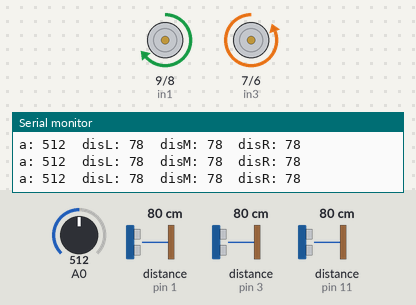
Bench run of a sketch on a simulated Arduino Uno, built with avr-gcc and run on an emulated ATmega328P. On the bench: motor-driver pin pairs drawn as motors (green arrow = first pin HIGH = forward, orange = second pin HIGH = backward, longer = more drive, scaled by the enable pin), the last lines printed to the serial monitor. Wiring (inferred from the names in the program): 3 × ultrasonic range finder: trigger pin 2, echo pin 1 / trigger pin 4, echo pin 3 / trigger pin 12, echo pin 11. Inputs (shaded band) come from the test bench; at power-on: A0 = 512, distance to the obstacle (sensors on pin 1, pin 3, pin 11) 80 cm. The echo pulse lasts 58.3 µs per cm.

Above: at 1.2 s.
1.3 s: A0 set to 426
4.3 s: A0 set to 402
At 5.5 s:
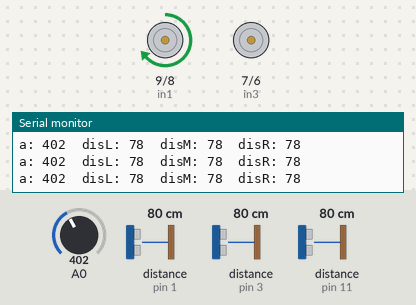
5.8 s: A0 set to 380
At 6.2 s:
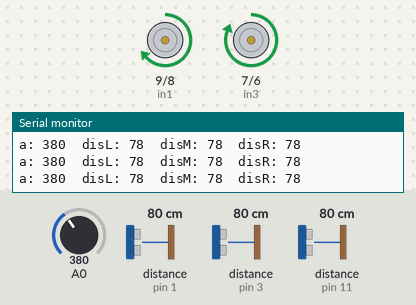
7.3 s: distance to the obstacle (sensor on pin 1) set to 2 cm
10.3 s: distance to the obstacle (sensor on pin 3) set to 2 cm
At 11.0 s:
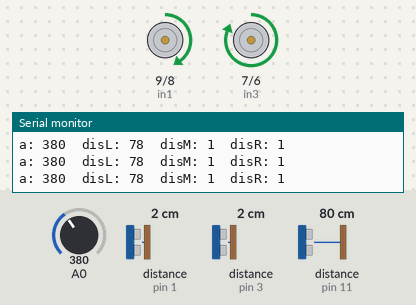
11.8 s: distance to the obstacle (sensor on pin 11) set to 36 cm
14.8 s: distance to the obstacle (sensor on pin 11) set to 28 cm
At 15.4 s:
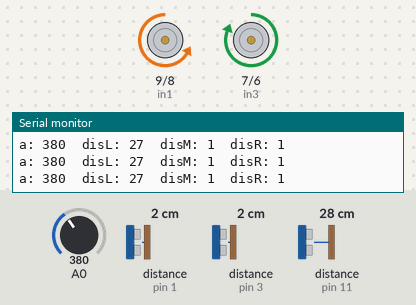
Timing chart, 0 to 17.3 s (numbered marks = the images above; inputs shaded):
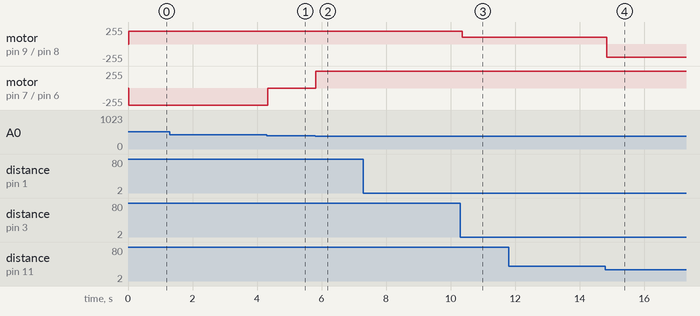

The sketch:

machine_v0.9.ino
```cpp
//акселерометр
//#include "Wire.h"
//#define MPU 0x68

// задній моторчик
#define enA 10
#define in1 9
#define in2 8

// передній моторчик
#define enB 5
#define in3 7
#define in4 6

// лівий ультразвуковий датчик
#define trigL 12
#define echoL 11

// правий ультразвуковий датчик
#define trigR 4
#define echoR 3

// середній ультразвуковий датчик
#define trigM 2
#define echoM 1

void setup(){
  //Wire.begin();
  //Піни моторчика на вихід
  pinMode(enA, OUTPUT);
  pinMode(enB, OUTPUT);
  pinMode(in1, OUTPUT);
  pinMode(in2, OUTPUT);
  pinMode(in3, OUTPUT);
  pinMode(in4, OUTPUT);
  //Піни 'тріг' на вихід, 'ехо' на вхід
  pinMode(trigL, OUTPUT);
  pinMode(trigR, OUTPUT);
  pinMode(trigM, OUTPUT);
  pinMode(echoL, INPUT);
  pinMode(echoR, INPUT);
  pinMode(echoM, INPUT);
  //pinMode(A0, INPUT);
  //акселерометр
  Serial.begin(9600);
}

void loop(){
  driver();
}

void driver(){
  //int16_t ac_x = accelerometr();
  byte impL_dis = leftUS();
  byte impM_dis = middleUS();
  byte impR_dis = rightUS();

  //Serial.print("ac_x: "); Serial.print(ac_x); Serial.print("\t");
  Serial.print("a: "); Serial.print(analogRead(A0)); Serial.print("\t");
  Serial.print("disL: "); Serial.print(impL_dis); Serial.print("\t");
  Serial.print("disM: "); Serial.print(impM_dis); Serial.print("\t");
  Serial.print("disR: "); Serial.print(impR_dis); Serial.print("\n");

  if((impL_dis > 30 && impM_dis > 30 && impR_dis > 30) || (impL_dis <= 30 && impM_dis > 30 && impR_dis <= 30)) {
    forward(190);
    stabilization();
  }

  else if(impL_dis <= 30 && impM_dis <= 30 && impR_dis > 30){
    forward(100);
    right(255);
  }

  else if(impL_dis > 30 && impM_dis <= 30 && impR_dis <= 30){
    forward(100);
    left(255);
  }

  else if(impL_dis <= 30 && impM_dis <= 30 && impR_dis <= 30){
    back(200);
  }

  else if(impL_dis > 30 && impM_dis <= 10 && impR_dis > 30 && impR_dis > impL_dis){
    back(200);
    left(255);
  }

  else if(impL_dis > 30 && impM_dis <= 10 && impR_dis > 30 && impL_dis > impR_dis){
    back(200);
    right(255);
  }

  else if(impL_dis > 30 && impM_dis <= 30 && impM_dis > 10 && impR_dis > 30 && impR_dis > impL_dis){
    forward(100);
    right(255);
  }

  else if(impL_dis > 30 && impM_dis <= 30 && impM_dis > 10 && impR_dis > 30 && impL_dis > impR_dis){
    forward(100);
    left(255);
  }
}

//поворот вліво, шим задати вручну
void left(byte pwr){
  digitalWrite(in3, 1);
  digitalWrite(in4, 0);
  analogWrite(enB, pwr);
}

//поворот вправо, шим задати вручну
void right(byte pwr){
  digitalWrite(in3, 0);
  digitalWrite(in4, 1);
  analogWrite(enB, pwr);
}

//вперед, шим задати вручну
void forward(byte pwr){
  digitalWrite(in1, 1);
  digitalWrite(in2, 0);
  analogWrite(enA, pwr);
}

//назад, шим задати вручну
void back(byte pwr){
  digitalWrite(in1, 0);
  digitalWrite(in2, 1);
  analogWrite(enA, pwr);
}

//стоп задній мотор
void stopA(){
  digitalWrite(in1, 0);
  digitalWrite(in2, 0);
}

//стоп передній мотор
void stopB(){
  digitalWrite(in3, 0);
  digitalWrite(in4, 0);
}

void stabilization(){
  int pot_value = analogRead(A0);

  if(pot_value >= 390 && pot_value <= 410){
    stopB();
  }

  if(pot_value < 390){
    left(255);
  }

  if(pot_value > 410){
    right(255);
  }
}

byte leftUS(){
  digitalWrite(trigL, 0);
  delayMicroseconds(5);
  digitalWrite(trigL, 1);
  delayMicroseconds(15);
  digitalWrite(trigL, 0);
  int impL = pulseIn(echoL, 1);
  return impL*0.034/2;
}

byte middleUS(){
  digitalWrite(trigM, 0);
  delayMicroseconds(5);
  digitalWrite(trigM, 1);
  delayMicroseconds(15);
  digitalWrite(trigM, 0);
  int impM = pulseIn(echoM, 1);
  return impM*0.034/2;
}

byte rightUS(){
  digitalWrite(trigR, 0);
  delayMicroseconds(5);
  digitalWrite(trigR, 1);
  delayMicroseconds(15);
  digitalWrite(trigR, 0);
  int impR = pulseIn(echoR, 1);
  return impR*0.034/2;
}
/*
int16_t accelerometr(){
  Wire.beginTransmission(MPU);
  Wire.write(0x3B); // starting with register 0x3B (ACCEL_XOUT_H) [MPU-6000 and MPU-6050 Register Map and Descriptions Revision 4.2, p.40] // the parameter indicates that the Arduino will send a restart. As a result, the connection is kept active.
  Wire.requestFrom(MPU, 7*2, true); // request a total of 7*2=14 registers

  // "Wire.read()<<8 | Wire.read();" means two registers are read and stored in the same variable
  int16_t accelerometer_x = Wire.read()<<8 | Wire.read(); // reading registers: 0x3B (ACCEL_XOUT_H) and 0x3C (ACCEL_XOUT_L)
  int16_t accelerometer_y = Wire.read()<<8 | Wire.read(); // reading registers: 0x3D (ACCEL_YOUT_H) and 0x3E (ACCEL_YOUT_L)
  int16_t accelerometer_z = Wire.read()<<8 | Wire.read(); // reading registers: 0x3F (ACCEL_ZOUT_H) and 0x40 (ACCEL_ZOUT_L)
  int16_t temperature = Wire.read()<<8 | Wire.read(); // reading registers: 0x41 (TEMP_OUT_H) and 0x42 (TEMP_OUT_L)
  int16_t gyro_x = Wire.read()<<8 | Wire.read(); // reading registers: 0x43 (GYRO_XOUT_H) and 0x44 (GYRO_XOUT_L)
  int16_t gyro_y = Wire.read()<<8 | Wire.read(); // reading registers: 0x45 (GYRO_YOUT_H) and 0x46 (GYRO_YOUT_L)
  int16_t gyro_z = Wire.read()<<8 | Wire.read(); // reading registers: 0x47 (GYRO_ZOUT_H) and 0x48 (GYRO_ZOUT_L)
  return accelerometer_x;
}*/
```

Measured:
- the behaviour switches between 411 and 410 on A0 (found by bisection; images 0 and 1)
- the behaviour switches between 32 and 31 cm on distance to the obstacle (sensor on pin 11) (found by bisection; images 3 and 4)
- after the input at 4.3 s, motor on pin 7 (in3) / pin 6 (in4): backward 255/255 → stopped at once
- after the input at 5.8 s, motor on pin 7 (in3) / pin 6 (in4): stopped → forward 255/255 at once
- after the input at 10.3 s, motor on pin 9 (in1) / pin 8 (in2): forward 190/255 → forward 100/255 after 0.06 s
- after the input at 14.8 s, motor on pin 9 (in1) / pin 8 (in2): forward 100/255 → backward 200/255 after 0.05 s
